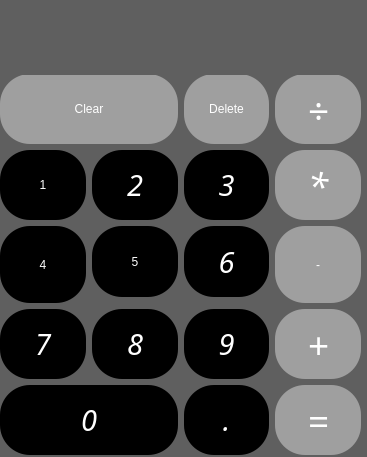
<?xml version="1.0" encoding="UTF-8"?>
<ui version="4.0">
 <class>MainWindow</class>
 <widget class="QMainWindow" name="MainWindow">
  <property name="windowModality">
   <enum>Qt::WindowModal</enum>
  </property>
  <property name="geometry">
   <rect>
    <x>0</x>
    <y>0</y>
    <width>367</width>
    <height>457</height>
   </rect>
  </property>
  <property name="sizePolicy">
   <sizepolicy hsizetype="Preferred" vsizetype="Preferred">
    <horstretch>0</horstretch>
    <verstretch>18</verstretch>
   </sizepolicy>
  </property>
  <property name="windowTitle">
   <string>Calculadora</string>
  </property>
  <property name="windowIcon">
   <iconset>
    <normaloff>../../../../Transferências/cacu.png</normaloff>../../../../Transferências/cacu.png</iconset>
  </property>
  <property name="styleSheet">
   <string notr="true">background-color: rgb(95, 95, 95);</string>
  </property>
  <widget class="QWidget" name="centralwidget">
   <widget class="QWidget" name="gridWidget" native="true">
    <property name="enabled">
     <bool>true</bool>
    </property>
    <property name="geometry">
     <rect>
      <x>0</x>
      <y>74</y>
      <width>361</width>
      <height>381</height>
     </rect>
    </property>
    <property name="font">
     <font>
      <pointsize>36</pointsize>
     </font>
    </property>
    <property name="mouseTracking">
     <bool>false</bool>
    </property>
    <property name="styleSheet">
     <string notr="true">
</string>
    </property>
    <layout class="QGridLayout" name="gridLayout">
     <property name="sizeConstraint">
      <enum>QLayout::SetDefaultConstraint</enum>
     </property>
     <item row="5" column="3">
      <widget class="QPushButton" name="engual">
       <property name="sizePolicy">
        <sizepolicy hsizetype="MinimumExpanding" vsizetype="Preferred">
         <horstretch>0</horstretch>
         <verstretch>10</verstretch>
        </sizepolicy>
       </property>
       <property name="font">
        <font>
         <family>Sans Serif</family>
         <pointsize>28</pointsize>
         <weight>50</weight>
         <italic>true</italic>
         <bold>false</bold>
        </font>
       </property>
       <property name="cursor">
        <cursorShape>PointingHandCursor</cursorShape>
       </property>
       <property name="styleSheet">
        <string notr="true">QPushButton{
	color: rgb(255, 255, 255);
	font: oblique 28pt &quot;Sans Serif&quot;;
	background-color: rgb(159, 159, 159);
border-radius:30px;
}

QPushButton:hover{
	
	color: rgb(255, 255, 255);
	background-color: rgb(238, 238, 238);

}


QPushBotton{
background-color: rgb(208, 0, 0);
	color: rgb(0, 0, 0);
}</string>
       </property>
       <property name="text">
        <string>=</string>
       </property>
      </widget>
     </item>
     <item row="1" column="0">
      <widget class="QPushButton" name="botao_1">
       <property name="sizePolicy">
        <sizepolicy hsizetype="MinimumExpanding" vsizetype="Preferred">
         <horstretch>0</horstretch>
         <verstretch>10</verstretch>
        </sizepolicy>
       </property>
       <property name="cursor">
        <cursorShape>PointingHandCursor</cursorShape>
       </property>
       <property name="toolTip">
        <string>&lt;!DOCTYPE HTML PUBLIC &quot;-//W3C//DTD HTML 4.0//EN&quot; &quot;http://www.w3.org/TR/REC-html40/strict.dtd&quot;&gt;
&lt;html&gt;&lt;head&gt;&lt;meta name=&quot;qrichtext&quot; content=&quot;1&quot; /&gt;&lt;style type=&quot;text/css&quot;&gt;
p, li { white-space: pre-wrap; }
&lt;/style&gt;&lt;/head&gt;&lt;body style=&quot; font-family:'Sans Serif'; font-size:22pt; font-weight:400; font-style:italic;&quot;&gt;
&lt;p style=&quot;-qt-paragraph-type:empty; margin-top:0px; margin-bottom:0px; margin-left:0px; margin-right:0px; -qt-block-indent:0; text-indent:0px;&quot;&gt;&lt;br /&gt;&lt;/p&gt;&lt;/body&gt;&lt;/html&gt;</string>
       </property>
       <property name="styleSheet">
        <string notr="true">QPushButton{
font: italic 22pt &quot;Sans Serif&quot;;
	color: rgb(255, 255, 255);
	background-color: rgb(0, 0, 0);
border-radius:30px;
}

QPushButton:hover{
color: rgb(61, 61, 61);
	background-color: rgb(238, 238, 238);
}

QPushBotton{
background-color: rgb(208, 0, 0);
	color: rgb(255, 255, 255);
}</string>
       </property>
       <property name="text">
        <string>1</string>
       </property>
      </widget>
     </item>
     <item row="1" column="2">
      <widget class="QPushButton" name="botao_3">
       <property name="sizePolicy">
        <sizepolicy hsizetype="MinimumExpanding" vsizetype="Preferred">
         <horstretch>0</horstretch>
         <verstretch>10</verstretch>
        </sizepolicy>
       </property>
       <property name="font">
        <font>
         <family>Sans Serif</family>
         <pointsize>22</pointsize>
         <weight>50</weight>
         <italic>true</italic>
         <bold>false</bold>
         <stylestrategy>PreferAntialias</stylestrategy>
        </font>
       </property>
       <property name="cursor">
        <cursorShape>PointingHandCursor</cursorShape>
       </property>
       <property name="styleSheet">
        <string notr="true">QPushButton{
font: italic 22pt &quot;Sans Serif&quot;;
	color: rgb(255, 255, 255);
	background-color: rgb(0, 0, 0);
border-radius:30px;
}

QPushButton:hover{
color: rgb(61, 61, 61);
	background-color: rgb(238, 238, 238);
}

QPushBotton{
background-color: rgb(208, 0, 0);
	color: rgb(255, 255, 255);
}</string>
       </property>
       <property name="text">
        <string>3</string>
       </property>
      </widget>
     </item>
     <item row="1" column="1">
      <widget class="QPushButton" name="botao_2">
       <property name="sizePolicy">
        <sizepolicy hsizetype="MinimumExpanding" vsizetype="Preferred">
         <horstretch>0</horstretch>
         <verstretch>10</verstretch>
        </sizepolicy>
       </property>
       <property name="font">
        <font>
         <family>Sans Serif</family>
         <pointsize>22</pointsize>
         <weight>50</weight>
         <italic>true</italic>
         <bold>false</bold>
        </font>
       </property>
       <property name="cursor">
        <cursorShape>PointingHandCursor</cursorShape>
       </property>
       <property name="styleSheet">
        <string notr="true">QPushButton{
font: italic 22pt &quot;Sans Serif&quot;;
	color: rgb(255, 255, 255);
	background-color: rgb(0, 0, 0);
border-radius:30px;
}

QPushButton:hover{
color: rgb(61, 61, 61);
	background-color: rgb(238, 238, 238);
}

QPushBotton{
background-color: rgb(208, 0, 0);
	color: rgb(255, 255, 255);
}</string>
       </property>
       <property name="text">
        <string>2</string>
       </property>
      </widget>
     </item>
     <item row="0" column="2">
      <widget class="QPushButton" name="botao_delete">
       <property name="sizePolicy">
        <sizepolicy hsizetype="MinimumExpanding" vsizetype="Preferred">
         <horstretch>0</horstretch>
         <verstretch>10</verstretch>
        </sizepolicy>
       </property>
       <property name="cursor">
        <cursorShape>PointingHandCursor</cursorShape>
       </property>
       <property name="styleSheet">
        <string notr="true">QPushButton{
font: italic 22pt &quot;Sans Serif&quot;;
	color: rgb(255, 255, 255);
	background-color: rgb(159, 159, 159);
border-radius:30px;
}

QPushButton:hover{
color: rgb(61, 61, 61);
	background-color: rgb(238, 238, 238);
}

QPushBotton{
background-color: rgb(208, 0, 0);
	color: rgb(255, 255, 255);
}</string>
       </property>
       <property name="text">
        <string>Delete</string>
       </property>
      </widget>
     </item>
     <item row="4" column="3">
      <widget class="QPushButton" name="soma">
       <property name="sizePolicy">
        <sizepolicy hsizetype="MinimumExpanding" vsizetype="Preferred">
         <horstretch>0</horstretch>
         <verstretch>10</verstretch>
        </sizepolicy>
       </property>
       <property name="font">
        <font>
         <family>Sans Serif</family>
         <pointsize>28</pointsize>
         <weight>50</weight>
         <italic>true</italic>
         <bold>false</bold>
        </font>
       </property>
       <property name="cursor">
        <cursorShape>PointingHandCursor</cursorShape>
       </property>
       <property name="styleSheet">
        <string notr="true">QPushButton{
	color: rgb(255, 255, 255);
	font: oblique 28pt &quot;Sans Serif&quot;;
	background-color: rgb(159, 159, 159);

border-radius:30px;
}

QPushButton:hover{
	
	color: rgb(255, 255, 255);
	background-color: rgb(238, 238, 238);

}


QPushBotton{
background-color: rgb(208, 0, 0);
	color: rgb(0, 0, 0);
}</string>
       </property>
       <property name="text">
        <string>+</string>
       </property>
       <property name="shortcut">
        <string>+</string>
       </property>
      </widget>
     </item>
     <item row="2" column="0" rowspan="2">
      <widget class="QPushButton" name="botao_4">
       <property name="sizePolicy">
        <sizepolicy hsizetype="MinimumExpanding" vsizetype="Preferred">
         <horstretch>0</horstretch>
         <verstretch>0</verstretch>
        </sizepolicy>
       </property>
       <property name="minimumSize">
        <size>
         <width>0</width>
         <height>34</height>
        </size>
       </property>
       <property name="cursor">
        <cursorShape>PointingHandCursor</cursorShape>
       </property>
       <property name="styleSheet">
        <string notr="true">QPushButton{
font: italic 22pt &quot;Sans Serif&quot;;
	color: rgb(255, 255, 255);
	background-color: rgb(0, 0, 0);
border-radius:30px;
}

QPushButton:hover{
color: rgb(61, 61, 61);
	background-color: rgb(238, 238, 238);
}

QPushBotton{
background-color: rgb(208, 0, 0);
	color: rgb(255, 255, 255);
}</string>
       </property>
       <property name="text">
        <string>4</string>
       </property>
      </widget>
     </item>
     <item row="5" column="2">
      <widget class="QPushButton" name="virgula">
       <property name="sizePolicy">
        <sizepolicy hsizetype="MinimumExpanding" vsizetype="Preferred">
         <horstretch>0</horstretch>
         <verstretch>10</verstretch>
        </sizepolicy>
       </property>
       <property name="font">
        <font>
         <family>Sans Serif</family>
         <pointsize>22</pointsize>
         <weight>50</weight>
         <italic>true</italic>
         <bold>false</bold>
        </font>
       </property>
       <property name="cursor">
        <cursorShape>PointingHandCursor</cursorShape>
       </property>
       <property name="styleSheet">
        <string notr="true">QPushButton{
font: italic 22pt &quot;Sans Serif&quot;;
	color: rgb(255, 255, 255);
	background-color: rgb(0, 0, 0);
border-radius:30px;
}

QPushButton:hover{
color: rgb(61, 61, 61);
	background-color: rgb(238, 238, 238);
}

QPushBotton{
background-color: rgb(208, 0, 0);
	color: rgb(255, 255, 255);
}</string>
       </property>
       <property name="text">
        <string>.</string>
       </property>
      </widget>
     </item>
     <item row="4" column="0">
      <widget class="QPushButton" name="botao_7">
       <property name="sizePolicy">
        <sizepolicy hsizetype="MinimumExpanding" vsizetype="Preferred">
         <horstretch>0</horstretch>
         <verstretch>10</verstretch>
        </sizepolicy>
       </property>
       <property name="font">
        <font>
         <family>Sans Serif</family>
         <pointsize>22</pointsize>
         <weight>50</weight>
         <italic>true</italic>
         <bold>false</bold>
         <stylestrategy>PreferAntialias</stylestrategy>
        </font>
       </property>
       <property name="cursor">
        <cursorShape>PointingHandCursor</cursorShape>
       </property>
       <property name="styleSheet">
        <string notr="true">QPushButton{
font: italic 22pt &quot;Sans Serif&quot;;
	color: rgb(255, 255, 255);
	background-color: rgb(0, 0, 0);
border-radius:30px;
}

QPushButton:hover{
color: rgb(61, 61, 61);
	background-color: rgb(238, 238, 238);
}

QPushBotton{
background-color: rgb(208, 0, 0);
	color: rgb(255, 255, 255);
}</string>
       </property>
       <property name="text">
        <string>7</string>
       </property>
      </widget>
     </item>
     <item row="0" column="3">
      <widget class="QPushButton" name="divisao">
       <property name="sizePolicy">
        <sizepolicy hsizetype="MinimumExpanding" vsizetype="Preferred">
         <horstretch>0</horstretch>
         <verstretch>10</verstretch>
        </sizepolicy>
       </property>
       <property name="font">
        <font>
         <family>Sans Serif</family>
         <pointsize>28</pointsize>
         <weight>50</weight>
         <italic>true</italic>
         <bold>false</bold>
        </font>
       </property>
       <property name="cursor">
        <cursorShape>PointingHandCursor</cursorShape>
       </property>
       <property name="styleSheet">
        <string notr="true">QPushButton{
	color: rgb(255, 255, 255);
	font: oblique 28pt &quot;Sans Serif&quot;;
	background-color: rgb(159, 159, 159);
border-radius:30px;
}

QPushButton:hover{
	
	color: rgb(255, 255, 255);
	background-color: rgb(238, 238, 238);

}


QPushBotton{
background-color: rgb(208, 0, 0);
	color: rgb(0, 0, 0);
}</string>
       </property>
       <property name="text">
        <string>÷</string>
       </property>
       <property name="shortcut">
        <string>/</string>
       </property>
      </widget>
     </item>
     <item row="4" column="1">
      <widget class="QPushButton" name="botao_8">
       <property name="sizePolicy">
        <sizepolicy hsizetype="MinimumExpanding" vsizetype="Preferred">
         <horstretch>0</horstretch>
         <verstretch>10</verstretch>
        </sizepolicy>
       </property>
       <property name="font">
        <font>
         <family>Sans Serif</family>
         <pointsize>22</pointsize>
         <weight>50</weight>
         <italic>true</italic>
         <bold>false</bold>
         <stylestrategy>PreferAntialias</stylestrategy>
        </font>
       </property>
       <property name="cursor">
        <cursorShape>PointingHandCursor</cursorShape>
       </property>
       <property name="styleSheet">
        <string notr="true">QPushButton{
font: italic 22pt &quot;Sans Serif&quot;;
	color: rgb(255, 255, 255);
	background-color: rgb(0, 0, 0);
border-radius:30px;
}

QPushButton:hover{
color: rgb(61, 61, 61);
	background-color: rgb(238, 238, 238);
}

QPushBotton{
background-color: rgb(208, 0, 0);
	color: rgb(255, 255, 255);
}</string>
       </property>
       <property name="text">
        <string>8</string>
       </property>
      </widget>
     </item>
     <item row="2" column="3" rowspan="2">
      <widget class="QPushButton" name="menos">
       <property name="sizePolicy">
        <sizepolicy hsizetype="MinimumExpanding" vsizetype="Preferred">
         <horstretch>0</horstretch>
         <verstretch>0</verstretch>
        </sizepolicy>
       </property>
       <property name="cursor">
        <cursorShape>PointingHandCursor</cursorShape>
       </property>
       <property name="styleSheet">
        <string notr="true">QPushButton{
	color: rgb(255, 255, 255);
	font: oblique 28pt &quot;Sans Serif&quot;;
	background-color: rgb(159, 159, 159);

border-radius:30px;
}

QPushButton:hover{
	
	color: rgb(255, 255, 255);
	background-color: rgb(238, 238, 238);

}


QPushBotton{
background-color: rgb(208, 0, 0);
	color: rgb(0, 0, 0);
}</string>
       </property>
       <property name="text">
        <string>-</string>
       </property>
      </widget>
     </item>
     <item row="2" column="2">
      <widget class="QPushButton" name="botao_6">
       <property name="sizePolicy">
        <sizepolicy hsizetype="MinimumExpanding" vsizetype="Preferred">
         <horstretch>0</horstretch>
         <verstretch>10</verstretch>
        </sizepolicy>
       </property>
       <property name="font">
        <font>
         <family>Sans Serif</family>
         <pointsize>22</pointsize>
         <weight>50</weight>
         <italic>true</italic>
         <bold>false</bold>
         <stylestrategy>PreferAntialias</stylestrategy>
        </font>
       </property>
       <property name="cursor">
        <cursorShape>PointingHandCursor</cursorShape>
       </property>
       <property name="styleSheet">
        <string notr="true">QPushButton{
font: italic 22pt &quot;Sans Serif&quot;;
	color: rgb(255, 255, 255);
	background-color: rgb(0, 0, 0);
border-radius:30px;
}

QPushButton:hover{
color: rgb(61, 61, 61);
	background-color: rgb(238, 238, 238);
}

QPushBotton{
background-color: rgb(208, 0, 0);
	color: rgb(255, 255, 255);
}</string>
       </property>
       <property name="text">
        <string>6</string>
       </property>
      </widget>
     </item>
     <item row="4" column="2">
      <widget class="QPushButton" name="botao_9">
       <property name="sizePolicy">
        <sizepolicy hsizetype="MinimumExpanding" vsizetype="Preferred">
         <horstretch>0</horstretch>
         <verstretch>10</verstretch>
        </sizepolicy>
       </property>
       <property name="font">
        <font>
         <family>Sans Serif</family>
         <pointsize>22</pointsize>
         <weight>50</weight>
         <italic>true</italic>
         <bold>false</bold>
         <stylestrategy>PreferAntialias</stylestrategy>
        </font>
       </property>
       <property name="cursor">
        <cursorShape>PointingHandCursor</cursorShape>
       </property>
       <property name="styleSheet">
        <string notr="true">QPushButton{
font: italic 22pt &quot;Sans Serif&quot;;
	color: rgb(255, 255, 255);
	background-color: rgb(0, 0, 0);
border-radius:30px;
}

QPushButton:hover{
color: rgb(61, 61, 61);
	background-color: rgb(238, 238, 238);
}

QPushBotton{
background-color: rgb(208, 0, 0);
	color: rgb(255, 255, 255);
}</string>
       </property>
       <property name="text">
        <string>9</string>
       </property>
      </widget>
     </item>
     <item row="5" column="0" colspan="2">
      <widget class="QPushButton" name="botao_0">
       <property name="sizePolicy">
        <sizepolicy hsizetype="MinimumExpanding" vsizetype="Preferred">
         <horstretch>0</horstretch>
         <verstretch>10</verstretch>
        </sizepolicy>
       </property>
       <property name="font">
        <font>
         <family>Sans Serif</family>
         <pointsize>22</pointsize>
         <weight>50</weight>
         <italic>true</italic>
         <bold>false</bold>
         <stylestrategy>PreferAntialias</stylestrategy>
        </font>
       </property>
       <property name="cursor">
        <cursorShape>PointingHandCursor</cursorShape>
       </property>
       <property name="styleSheet">
        <string notr="true">QPushButton{
font: italic 22pt &quot;Sans Serif&quot;;
	color: rgb(255, 255, 255);
	background-color: rgb(0, 0, 0);
border-radius:30px;
}

QPushButton:hover{
color: rgb(61, 61, 61);
	background-color: rgb(238, 238, 238);
}

QPushBotton{
background-color: rgb(208, 0, 0);
	color: rgb(255, 255, 255);
}</string>
       </property>
       <property name="text">
        <string>0</string>
       </property>
      </widget>
     </item>
     <item row="0" column="0" colspan="2">
      <widget class="QPushButton" name="botao_clear">
       <property name="sizePolicy">
        <sizepolicy hsizetype="MinimumExpanding" vsizetype="Preferred">
         <horstretch>0</horstretch>
         <verstretch>10</verstretch>
        </sizepolicy>
       </property>
       <property name="cursor">
        <cursorShape>PointingHandCursor</cursorShape>
       </property>
       <property name="styleSheet">
        <string notr="true">QPushButton{
font: italic 22pt &quot;Sans Serif&quot;;
	color: rgb(255, 255, 255);
	
	background-color: rgb(159, 159, 159);
border-radius:30px;
}

QPushButton:hover{
color: rgb(61, 61, 61);
	background-color: rgb(238, 238,238)
}

QPushBotton{
background-color: rgb(208, 0, 0);
	color: rgb(255, 255, 255);
}</string>
       </property>
       <property name="text">
        <string>Clear</string>
       </property>
      </widget>
     </item>
     <item row="2" column="1">
      <widget class="QPushButton" name="botao_5">
       <property name="sizePolicy">
        <sizepolicy hsizetype="MinimumExpanding" vsizetype="Preferred">
         <horstretch>0</horstretch>
         <verstretch>10</verstretch>
        </sizepolicy>
       </property>
       <property name="cursor">
        <cursorShape>PointingHandCursor</cursorShape>
       </property>
       <property name="styleSheet">
        <string notr="true">QPushButton{
font: italic 22pt &quot;Sans Serif&quot;;
	color: rgb(255, 255, 255);
	background-color: rgb(0, 0, 0);
border-radius:30px;
}

QPushButton:hover{
color: rgb(61, 61, 61);
	background-color: rgb(238, 238, 238);
}

QPushBotton{
background-color: rgb(208, 0, 0);
	color: rgb(255, 255, 255);
}</string>
       </property>
       <property name="text">
        <string>5</string>
       </property>
      </widget>
     </item>
     <item row="1" column="3">
      <widget class="QPushButton" name="multiplicacao">
       <property name="sizePolicy">
        <sizepolicy hsizetype="MinimumExpanding" vsizetype="Preferred">
         <horstretch>0</horstretch>
         <verstretch>10</verstretch>
        </sizepolicy>
       </property>
       <property name="font">
        <font>
         <family>Sans Serif</family>
         <pointsize>28</pointsize>
         <weight>50</weight>
         <italic>true</italic>
         <bold>false</bold>
        </font>
       </property>
       <property name="cursor">
        <cursorShape>PointingHandCursor</cursorShape>
       </property>
       <property name="styleSheet">
        <string notr="true">QPushButton{
	color: rgb(255, 255, 255);
	font: oblique 28pt &quot;Sans Serif&quot;;
	background-color: rgb(159, 159, 159);

border-radius:30px;
}

QPushButton:hover{
	
	color: rgb(255, 255, 255);
	background-color: rgb(238, 238, 238);

}


QPushBotton{
background-color: rgb(208, 0, 0);
	color: rgb(0, 0, 0);
}</string>
       </property>
       <property name="text">
        <string>*</string>
       </property>
       <property name="shortcut">
        <string>*</string>
       </property>
      </widget>
     </item>
    </layout>
   </widget>
   <widget class="QLabel" name="label">
    <property name="geometry">
     <rect>
      <x>8</x>
      <y>-6</y>
      <width>351</width>
      <height>81</height>
     </rect>
    </property>
    <property name="font">
     <font>
      <pointsize>24</pointsize>
      <weight>75</weight>
      <bold>true</bold>
     </font>
    </property>
    <property name="text">
     <string/>
    </property>
   </widget>
  </widget>
 </widget>
 <resources/>
 <connections/>
</ui>
